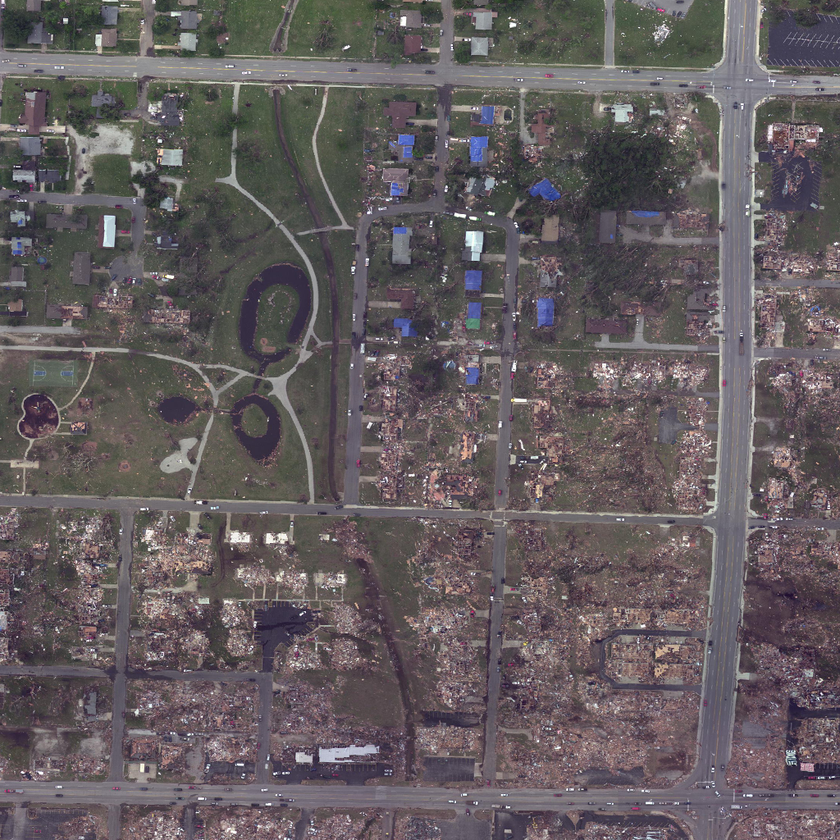
#> input picture tests/data/input/post/tile_31500-5137.tif, 840 x 840 px, shrunk from 1024 x 1024 before the run
$ python -i utils.py   (imports and definitions only)   (older library calls are emulated)
#> lines starting #> are read from the running program, lines starting #| are printed output that depends on the picture
import cv2
import numpy as np


#### Augmentations
# [28 lines left out: functions shift_image, rotate_image, gauss_noise, not called in this run]


def clahe(img, clipLimit=2.0, tileGridSize=(5, 5)):
#> called with clipLimit = 2, tileGridSize = (5, 5)
    img_yuv = cv2.cvtColor(img, cv2.COLOR_RGB2LAB)
#> img_yuv: shape (840, 840, 3); mean of channels 0, 1, 2 101, 131.5, 127.7
    clahe = cv2.createCLAHE(clipLimit=clipLimit, tileGridSize=tileGridSize)
    img_yuv[:, :, 0] = clahe.apply(img_yuv[:, :, 0])
#> img_yuv: shape (840, 840, 3); mean of channels 0, 1, 2 115.6, 131.5, 127.7
    img_output = cv2.cvtColor(img_yuv, cv2.COLOR_LAB2RGB)
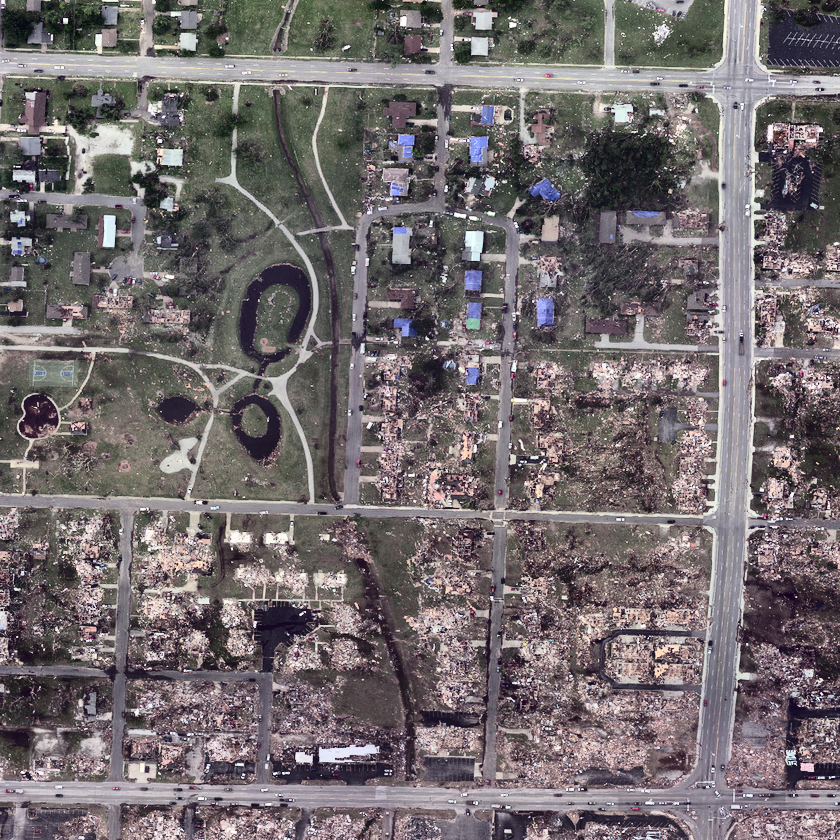
#> img_output: shape (840, 840, 3); mean R, G, B 114.8, 107.5, 109.8
    return img_output


def _blend(img1, img2, alpha):
    return np.clip(img1 * alpha + (1 - alpha) * img2, 0, 255).astype("uint8")


_alpha = np.asarray([0.114, 0.587, 0.299]).reshape((1, 1, 3))


def _grayscale(img):
    return np.sum(_alpha * img, axis=2, keepdims=True)


def saturation(img, alpha):
    gs = _grayscale(img)
    return _blend(img, gs, alpha)


def brightness(img, alpha):
    gs = np.zeros_like(img)
    return _blend(img, gs, alpha)


# [30 lines left out: functions contrast, change_hsv, shift_channels, not called in this run]


def invert(img):
    return 255 - img


# [5 lines left out: function channel_shuffle, not called in this run]


#######


class AverageMeter(object):
    """Computes and stores the average and current value"""

    def __init__(self):
        self.reset()

    # [74 lines left out: functions reset, update, preprocess_inputs, dice, iou, not called in this run]

>>> import cv2
>>> picture = cv2.cvtColor(cv2.imread('../tests/data/input/post/tile_31500-5137.tif'), cv2.COLOR_BGR2RGB)
>>> result = clahe(picture)

$ run again, on tests/data/input/post/tile_31500-6161.tif
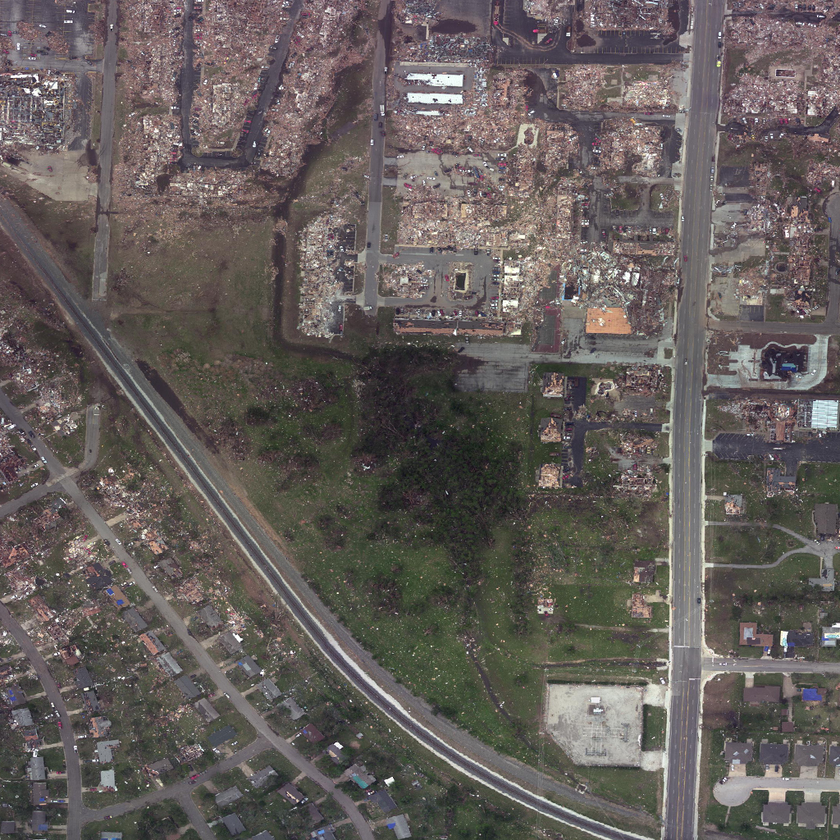
#> input picture tests/data/input/post/tile_31500-6161.tif, 840 x 840 px, shrunk from 1024 x 1024 before the run
#> in clahe, `img_output = cv2.cvtColor(img_yuv, cv2.COLOR_LAB2RGB)`:
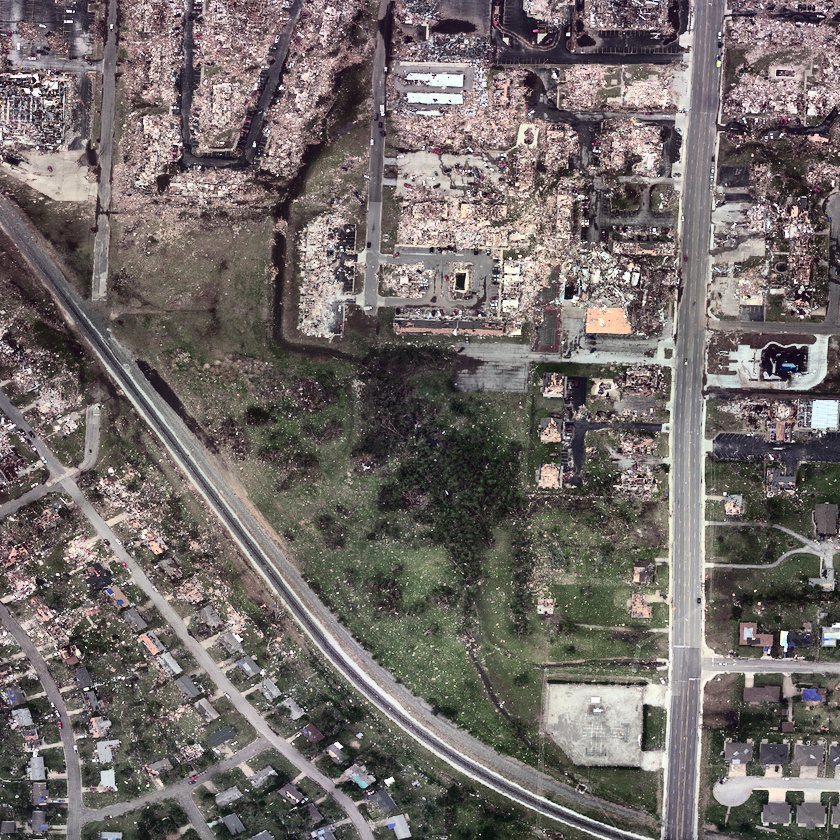
#> img_output: shape (840, 840, 3); mean R, G, B 113.2, 106.6, 103.8

$ run again, on tests/data/input/post/tile_32524-5137.tif
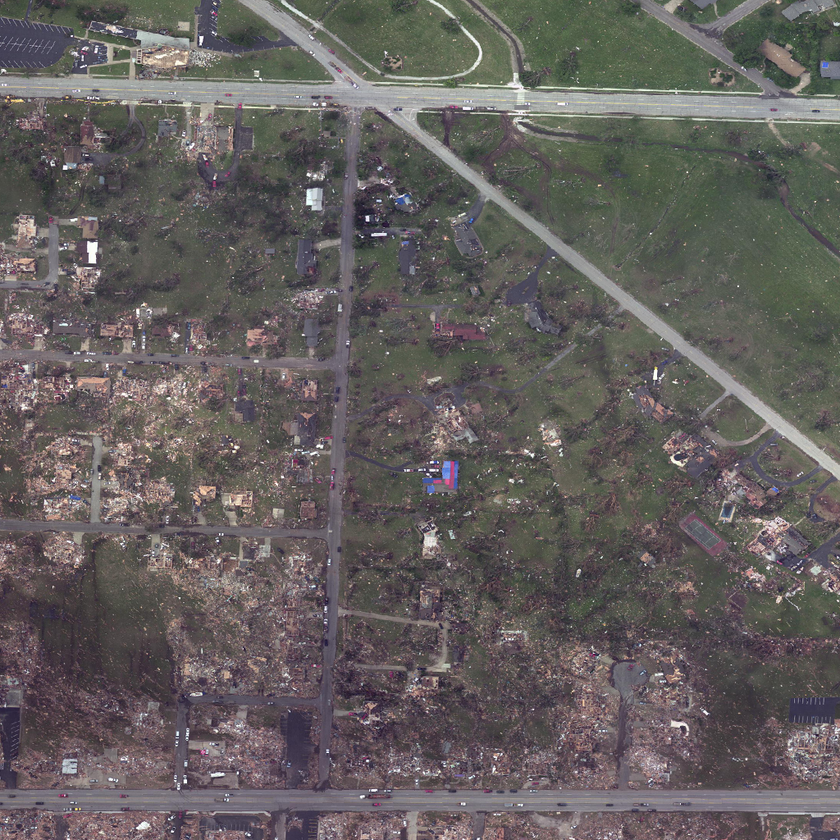
#> input picture tests/data/input/post/tile_32524-5137.tif, 840 x 840 px, shrunk from 1024 x 1024 before the run
#> in clahe, `img_output = cv2.cvtColor(img_yuv, cv2.COLOR_LAB2RGB)`:
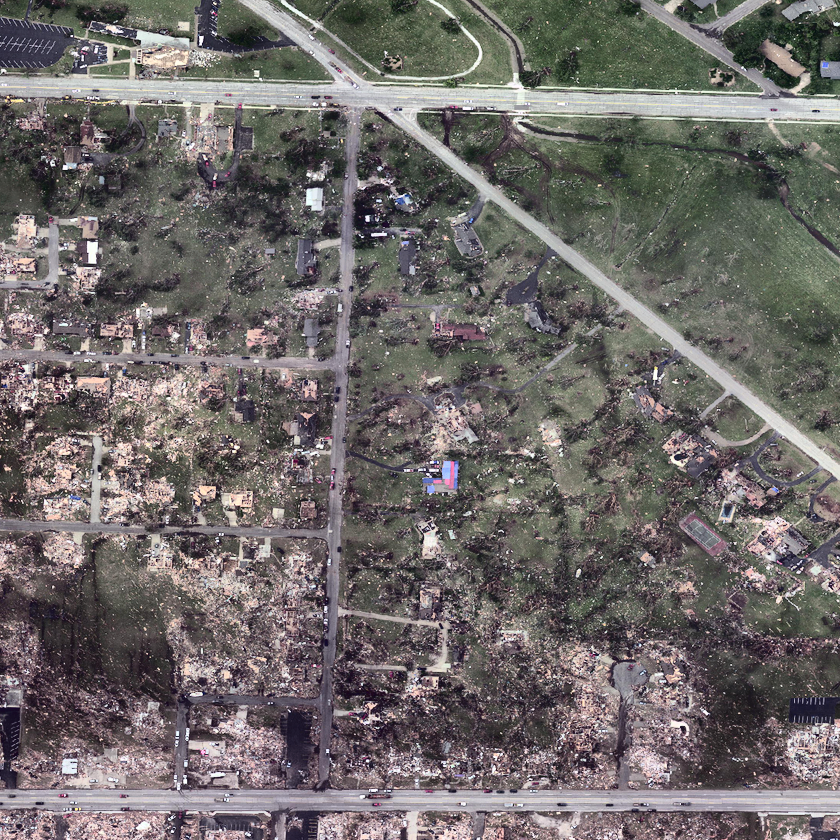
#> img_output: shape (840, 840, 3); mean R, G, B 110.3, 105.6, 104.2

$ run again, on tests/data/input/post/tile_32524-6161.tif
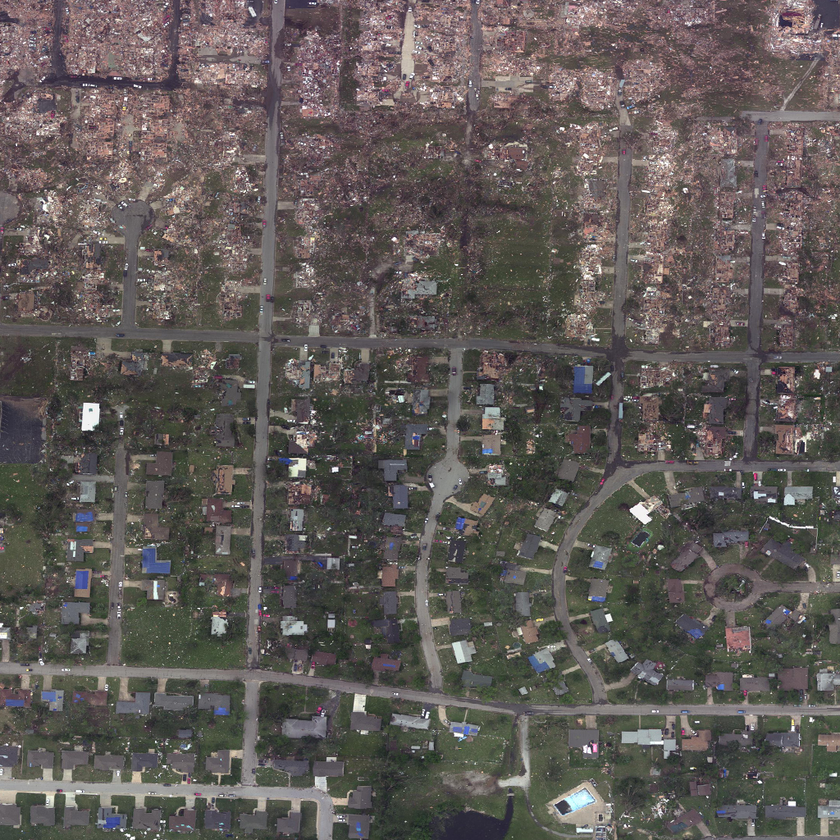
#> input picture tests/data/input/post/tile_32524-6161.tif, 840 x 840 px, shrunk from 1024 x 1024 before the run
#> in clahe, `img_output = cv2.cvtColor(img_yuv, cv2.COLOR_LAB2RGB)`:
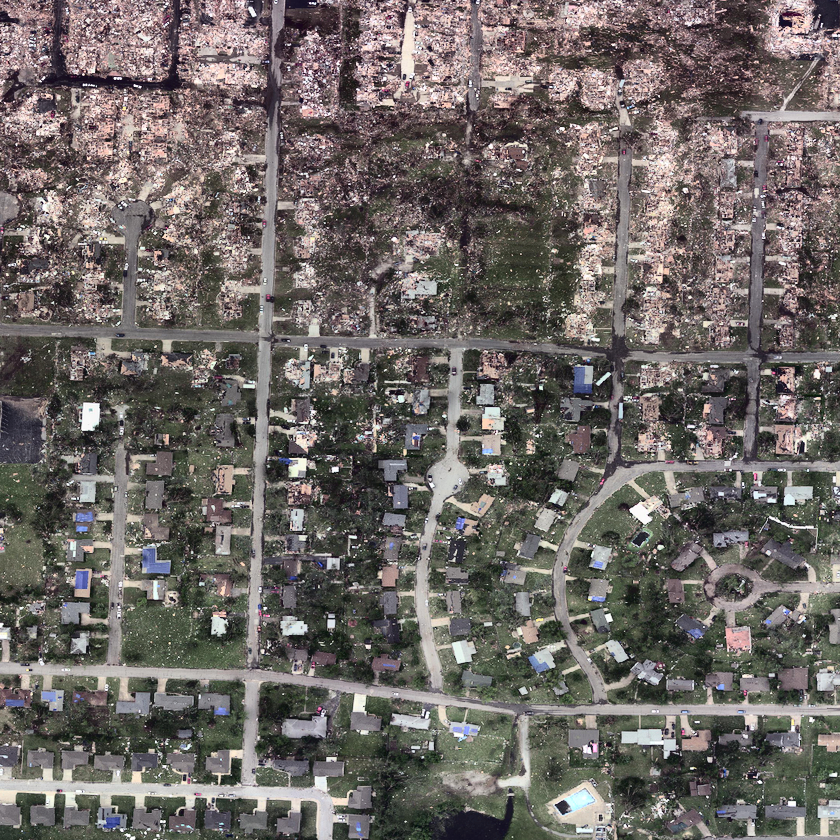
#> img_output: shape (840, 840, 3); mean R, G, B 109.5, 103.8, 100.7
